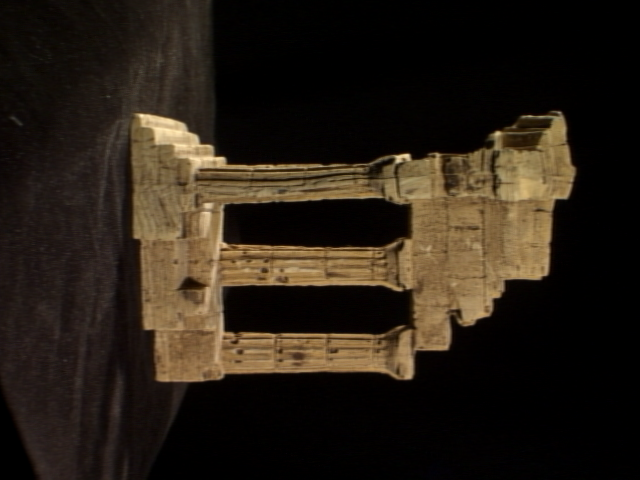
#> input picture homework9/templeSparseRing/templeSR0001.png, 640 x 480 px; its folder holds 4 pictures in this run
$ jupyter execute ex9.ipynb   (Python 2 division)
#> lines starting #> are read from the running program, lines starting #| are printed output that depends on the picture
[cell 1]
import numpy as np
import cv2 as cv
import matplotlib.pyplot as plt

f = open('templeSR_par.txt')
#> (reads homework9/templeSR_par.txt from the repository)
assert f is not None
n = int(f.readline())
#Read the information of the first image
l = f.readline().split()
im1_fn = l[0]
K1 = np.array([float(i) for i in l[1:10]]).reshape((3,3))
R1 = np.array([float(i) for i in l[10:19]]).reshape((3,3))
t1 = np.array([float(i) for i in l[19:22]]).reshape((3,1))
#Read the information of the second image
l = f.readline().split()
im2_fn = l[0]
K2 = np.array([float(i) for i in l[1:10]]).reshape((3,3))
R2 = np.array([float(i) for i in l[10:19]]).reshape((3,3))
t2 = np.array([float(i) for i in l[19:22]]).reshape((3,1))
#Read the 2 image and show
im1 = cv.imread(r'./templeSparseRing/' + im1_fn ,cv.IMREAD_COLOR)
#> im1 is the input picture: shape (480, 640, 3); mean B, G, R 21.5, 31.4, 40.2
im2 = cv.imread(r'./templeSparseRing/' + im2_fn ,cv.IMREAD_COLOR)
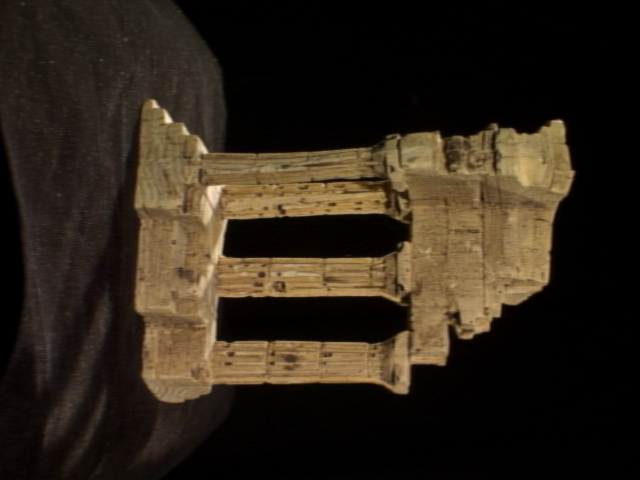
#> input picture homework9/templeSparseRing/templeSR0002.png, 640 x 480 px
#> im2 is the input picture: shape (480, 640, 3); mean B, G, R 24.9, 36.5, 46.1
assert im1 is not None
assert im2 is not None
im1 = cv.cvtColor(im1, cv.COLOR_BGR2RGB)
im2 = cv.cvtColor(im2, cv.COLOR_BGR2RGB)
plt.imshow(im1)
plt.title('Image1')
plt.show()
plt.imshow(im2)
plt.title('Image2')
plt.show()

[cell 2]
sift = cv.SIFT_create()
kp1,des1 = sift.detectAndCompute(im1,None)
#> kp1 = 820 keypoints; strongest (x, y, size): (407, 156, 4.3), (398, 158, 5.5), (167, 131, 23.3), (497, 134, 4.7)
kp2,des2 = sift.detectAndCompute(im2,None)
#> kp2 = 785 keypoints; strongest (x, y, size): (168, 119, 5.3), (202, 148, 6.9), (155, 105, 4.8), (213, 192, 10.3)

FLANN_INDEX_KDTREE = 1
index_params = dict(algorithm = FLANN_INDEX_KDTREE, trees = 5)
search_params = dict(checks=100)
flann = cv.FlannBasedMatcher(index_params,search_params)
matches = flann.knnMatch(des1,des2,k=2)
#> matches = 820 matches

good = []
pts1 = []
pts2 = []

for i,(m,n) in enumerate(matches):
 if m.distance < 0.7*n.distance:
     good.append(m)
     pts2.append(kp2[m.trainIdx].pt)
     pts1.append(kp1[m.queryIdx].pt)
#> after the loop, good = 134 matches; pts1 = 134 pairs, first value 130.7 to 572.7, second value 118.9 to 371; pts2 = 134 pairs, first value 138.1 to 570.5, second value 125.1 to 376.4

pts1 = np.array(pts1)
pts2 = np.array(pts2)

F, mask = cv.findFundamentalMat(pts1,pts2,cv.FM_LMEDS)#fundamental matrix
#> F = [[5.65e-07, 6.91e-06, -0.0313], [9.14e-07, 4.45e-08, -0.000647], [0.029, -0.00339, 1]]; mask = 134 values, max 1 at index 1, min 0 at index 0, mean 0.799

E = K2.T @ F @ K1#essential matrix
#> E = [[1.31, 16.03, -44.69], [2.12, 0.104, -0.549], [44.76, -1.97, -0.031]]
retval, R, t, mask = cv.recoverPose(E, pts1, pts2, K1)
#> retval = 134; R = [[0.998, -0.0578, 0.00131], [0.0529, 0.923, 0.382], [-0.0233, -0.382, 0.924]]; t = [0.0122, -0.999, 0.047]; mask = 134 values from 255 to 255

R_t_1 = np.concatenate((R1,t1),axis=1)#
R2_ = R1 @ R
#> R2_ = [[0.078, 0.975, 0.209], [0.995, -0.0892, 0.0445], [0.062, 0.204, -0.977]]
t2_ = R1 @ t
#> t2_ = [-0.99, 0.0273, 0.136]
R_t_2 = np.concatenate((R2_,t2_),axis=1)
#> R_t_2 = [[0.078, 0.975, 0.209, -0.99], [0.995, -0.0892, 0.0445, 0.0273], [0.062, 0.204, -0.977, 0.136]]

P1 = K1 @ np.hstack((R1,t1)) #first cameras matrix from data read from file
P2_ = K2 @ R_t_2 #second camera matrix estimated from the fundamental matrix computed via point matches
#> P2_ = [[137.4, 1543.9, 22.37, -1464.7], [1533.6, -85.62, -173.2, 75.2], [0.062, 0.204, -0.977, 0.136]]

[cell 3]
points4d = cv.triangulatePoints(P1,P2_,pts1.T,pts2.T)
points4d /= points4d[3,:]
X = points4d[0,:]
#> X = 134 values, max 0.0202 at index 7, min -0.584 at index 125, mean -0.136
Y = points4d[1,:]
#> Y = 134 values, max 0.735 at index 3, min 0.19 at index 133, mean 0.426
Z = points4d[2,:]
#> Z = 134 values, max 5.95 at index 125, min 1.5 at index 0, mean 2.35

fig = plt.figure(1)
ax = fig.add_subplot(111,projection='3d')
ax.scatter(X,Y,Z,s=1,cmap='gray')
plt.show()
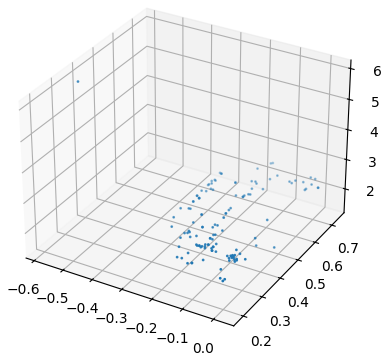
#> figure drawn by matplotlib, 1 panel
